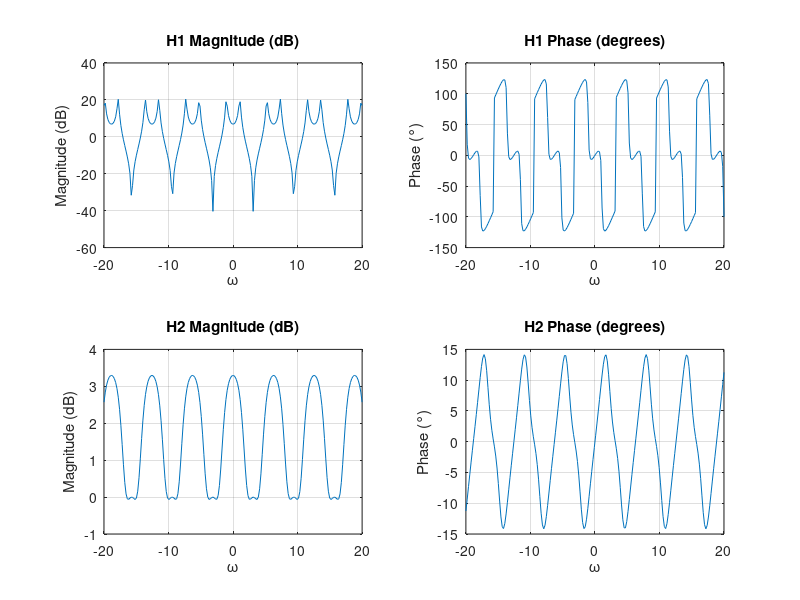

Recreate this plot in MATLAB.
w = linspace(-20,20,200);

% H1(z)
b1 = [1 1];
a1 = [1 -0.9 0.81];
H1 = freqz(b1,a1,w);

% H2(z)
b2 = [2 5 12];
a2 = [1 2 10];
H2 = freqz(b2,a2,w);

% H1 plots
subplot(2,2,1);
plot(w,20*log10(abs(H1)));
grid on;
title('H1 Magnitude (dB)');
xlabel('\omega'); ylabel('Magnitude (dB)');

subplot(2,2,2);
plot(w,angle(H1)*180/pi);
grid on;
title('H1 Phase (degrees)');
xlabel('\omega'); ylabel('Phase (°)');

% H2 plots
subplot(2,2,3);
plot(w,20*log10(abs(H2)));
grid on;
title('H2 Magnitude (dB)');
xlabel('\omega'); ylabel('Magnitude (dB)');

subplot(2,2,4);
plot(w,angle(H2)*180/pi);
grid on;
title('H2 Phase (degrees)');
xlabel('\omega'); ylabel('Phase (°)');
